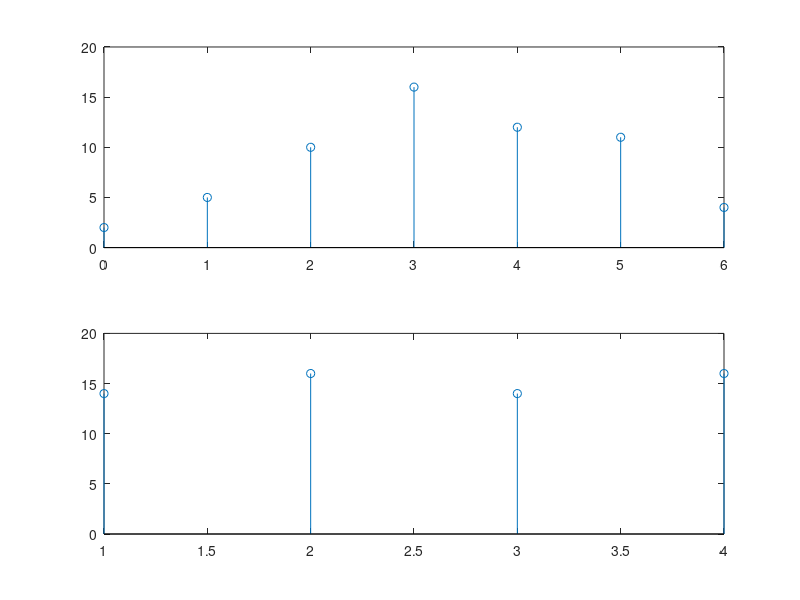

The MATLAB source for this figure:
clear all;
close all;
a=[1 2 3 4];
alow=0;
ahigh=3;
a=[2 1 2 1];       %a sequnce
b=[ 1 2 3 4];
blow=0;
bhigh=3;

c=conv(a,b);
disp(c);


clow=alow+blow;
chigh=ahigh+bhigh;
subplot(2,1,1);
stem(clow:chigh,c);

alen=length(a);
blen=length(b);
clen=length(c);
m=max(alen,blen);
c=[c,zeros(1,2*m-clen)];
for i=1:m
   y(i)=c(i)+c(i+m);
end

subplot(2,1,2);
stem(y);


